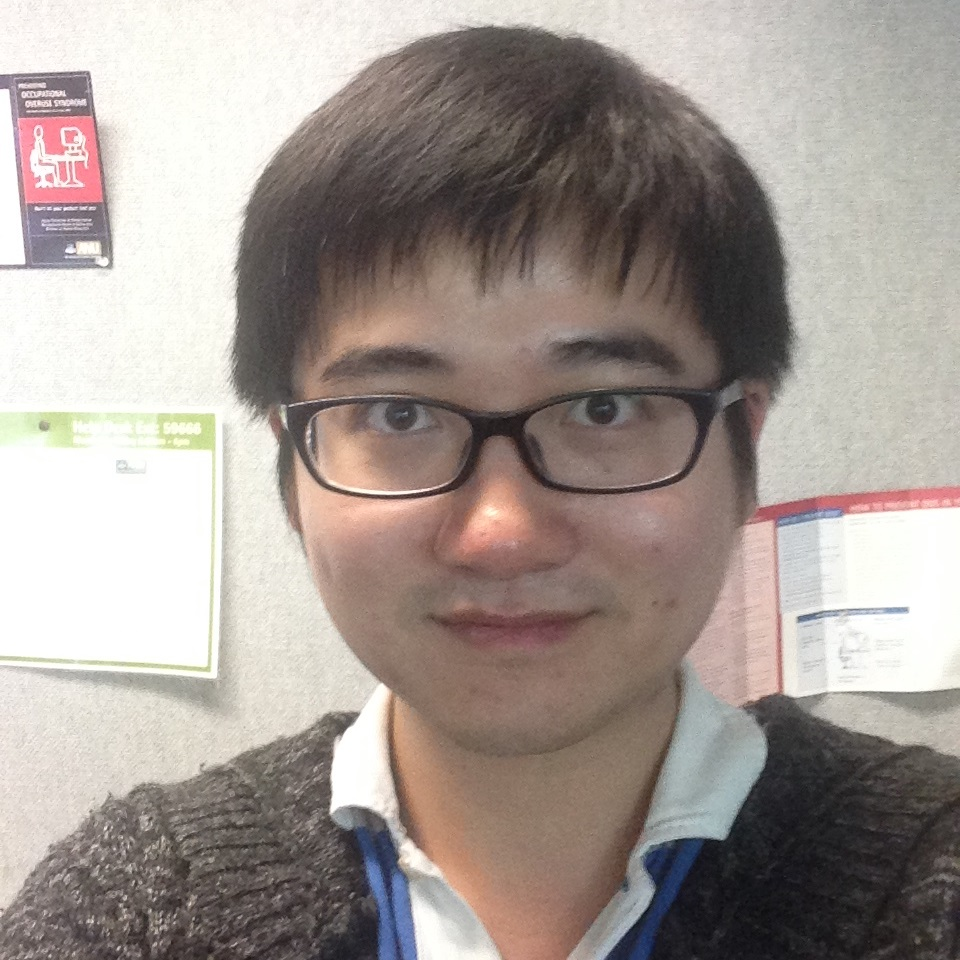
%> input picture CVLabes/CV-lab1/photo_U5224340.JPG, 960 x 960 px
$ octave basicIO.m   (GNU Octave 9; MATLAB toolbox functions it lacks are replaced by stand-ins)
%> lines starting %> are read from the running program, lines starting %| are printed output that depends on the picture
% for task-1: basic I/O image

% clean un-relatived items
clc
clear

% 1. Take a frontal face photo of yourself
% 2. Save this photo into an image file  named "photo_UId.jpg"

% 3. Read image
img = imread('photo_U5224340.JPG');
%> img is the input picture: size 960x960x3 uint8; mean R, G, B 162.6, 152.6, 147
[rows, columns, ~] = size(img);
%> rows = 960; columns = 960

% get which one is smaller
if rows > columns
    length = columns;
else
    length = rows;
%> length = 960
end

% crop the image to make sure row and column are same
img = imcrop(img,[1 1 length length]);

% rescale the image to size of 1024 x 1024
imgScaled = imresize(img, [1024, 1024]);

% 4. display this rescaled colour image on screen
figure(1), imshow(imgScaled),title('Rescaled Colour Image');

% 5. convert the colour image into three grayscale channel
R = imgScaled(:,:,1);
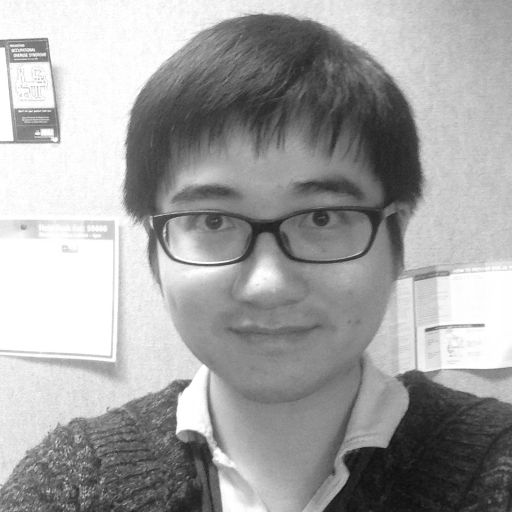
%> R: size 1024x1024 uint8 (shown at 1/2 size); min 9, max 255, mean 162.6
G = imgScaled(:,:,2);
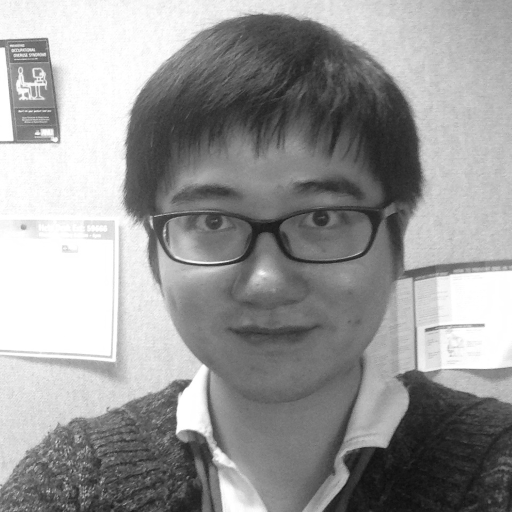
%> G: size 1024x1024 uint8 (shown at 1/2 size); min 9, max 255, mean 152.6
B = imgScaled(:,:,3);
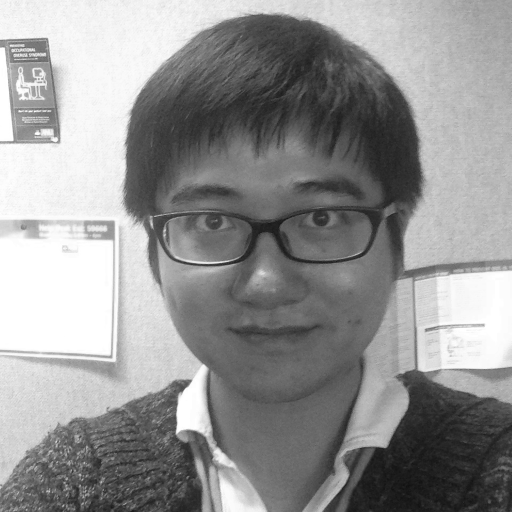
%> B: size 1024x1024 uint8 (shown at 1/2 size); min 14, max 255, mean 147

% display the three channel greyscale images separately%
figure(2);
subplot(1,3,1), imshow(R), title('Grayscale image on R');
subplot(1,3,2), imshow(G), title('Grayscale image on G');
subplot(1,3,3), imshow(B), title('Grayscale image on B');


% 6. Compute the 3 histograms of these grayscale images
bins = 50;

[Rcounts, RbinPos] = imhist(R, bins);
%> Rcounts = 50 values, max 126317 at index 50, min 0 at index 1, mean 20971.5; RbinPos = 50 values from 0 to 255
[Gcounts, GbinPos] = imhist(G, bins);
%> Gcounts = 50 values, max 118356 at index 50, min 0 at index 1, mean 20971.5; GbinPos = 50 values from 0 to 255
[Bcounts, BbinPos] = imhist(B, bins);
%> Bcounts = 50 values, max 60792 at index 48, min 0 at index 1, mean 20971.5; BbinPos = 50 values from 0 to 255

%display them
figure(3);
subplot(1,3,1), stem(RbinPos,Rcounts), title('Histograms on R');
subplot(1,3,2), stem(GbinPos,Gcounts), title('Histograms on G');
subplot(1,3,3), stem(BbinPos,Bcounts), title('Histograms on B');
%> after `title('Histograms on B')`:
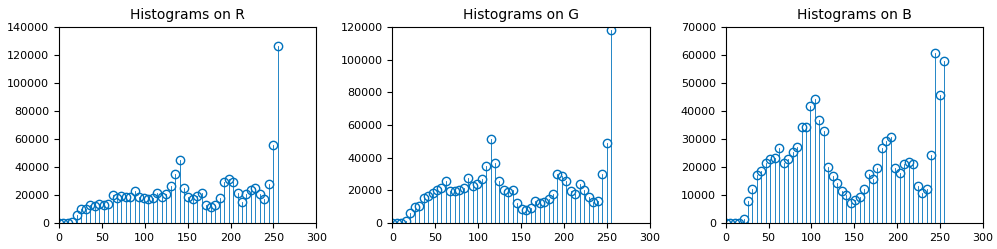
%> figure redrawn from the program's plot data, 3 panels; panel 1: highest point at x = 255, y = 126317; panel 2: highest point at x = 255, y = 118356; panel 3: highest point at x = 244.6, y = 60792

% 7. Apply histogram equalization
REq = histeq(R, bins);
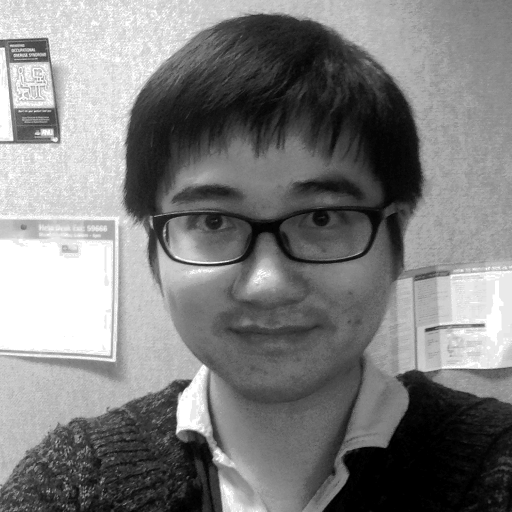
%> REq: size 1024x1024 uint8 (shown at 1/2 size); min 0, max 255, mean 126.2
GEq = histeq(G, bins);
BEq = histeq(B, bins);
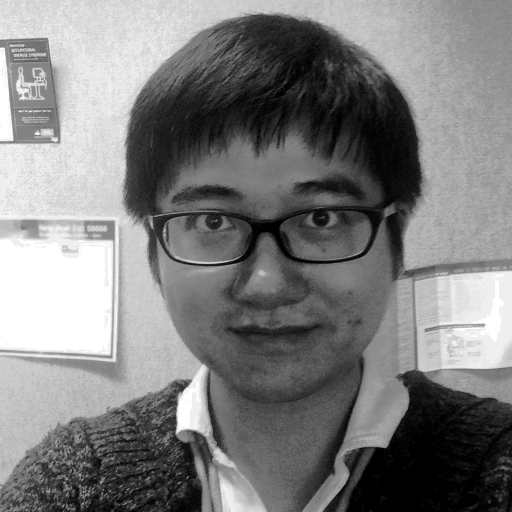
%> BEq: size 1024x1024 uint8 (shown at 1/2 size); min 0, max 255, mean 125.9

% then repeat the above step 6
[REqcounts, REqbinPos] = imhist(REq, bins);
%> REqcounts = 50 values, max 73714 at index 50, min 0 at index 47, mean 20971.5; REqbinPos = 50 values from 0 to 255
[GEqcounts, GEqbinPos] = imhist(GEq, bins);
%> GEqcounts = 50 values, max 77739 at index 50, min 0 at index 47, mean 20971.5; GEqbinPos = 50 values from 0 to 255
[BEqcounts, BEqbinPos] = imhist(BEq, bins);
%> BEqcounts = 50 values, max 51826 at index 50, min 0 at index 49, mean 20971.5; BEqbinPos = 50 values from 0 to 255

figure(4);
subplot(1,3,1), stem(REqbinPos,REqcounts), title('Histograms on Equalized R');
subplot(1,3,2), stem(GEqbinPos,GEqcounts), title('Histograms on Equalized G');
subplot(1,3,3), stem(BEqbinPos,BEqcounts), title('Histograms on Equalized B');
%> after `title('Histograms on Equalized B')`:
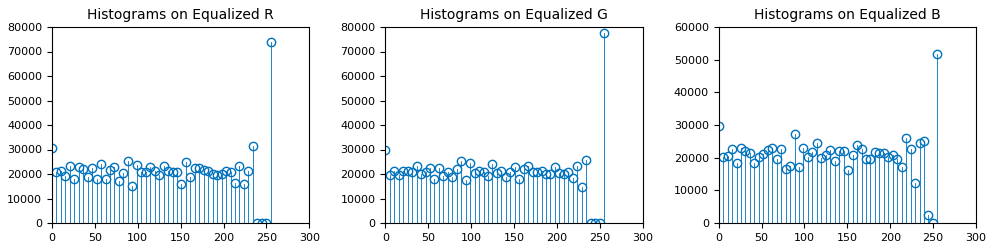
%> figure redrawn from the program's plot data, 3 panels; panel 1: highest point at x = 255, y = 73714; panel 2: highest point at x = 255, y = 77739; panel 3: highest point at x = 255, y = 51826

$ run again, with CVLabes/CV-lab1/text2.png saved as CVLabes/CV-lab1/photo_U5224340.JPG
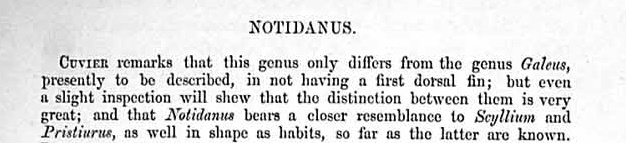
%> input picture CVLabes/CV-lab1/text2.png, 626 x 143 px
%> img is the input picture: size 143x626x3 uint8; min 0, max 255, mean 223.2
%> img: size 143x144x3 uint8
%> Rcounts = 50 values, max 136912 at index 46, min 1979 at index 2, mean 20971.5; RbinPos = 50 values from 0 to 255
%> Gcounts has the same summary as Rcounts
%> Bcounts has the same summary as Rcounts
%> `REq = histeq(R, bins);`:
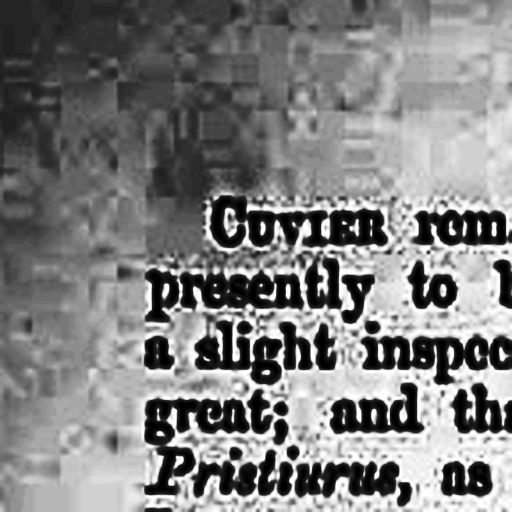
%> REq: size 1024x1024 uint8 (shown at 1/2 size); min 0, max 255, mean 126.8
%> REqcounts = 50 values, max 34397 at index 50, min 0 at index 16, mean 20971.5; REqbinPos = 50 values from 0 to 255
%> GEqcounts has the same summary as REqcounts
%> BEqcounts has the same summary as REqcounts
%> `title('Histograms on Equalized B')`:
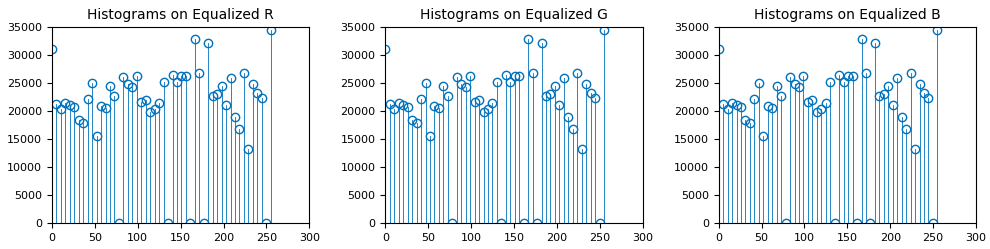
%> figure redrawn from the program's plot data, 3 panels; panel 1: highest point at x = 255, y = 34397
